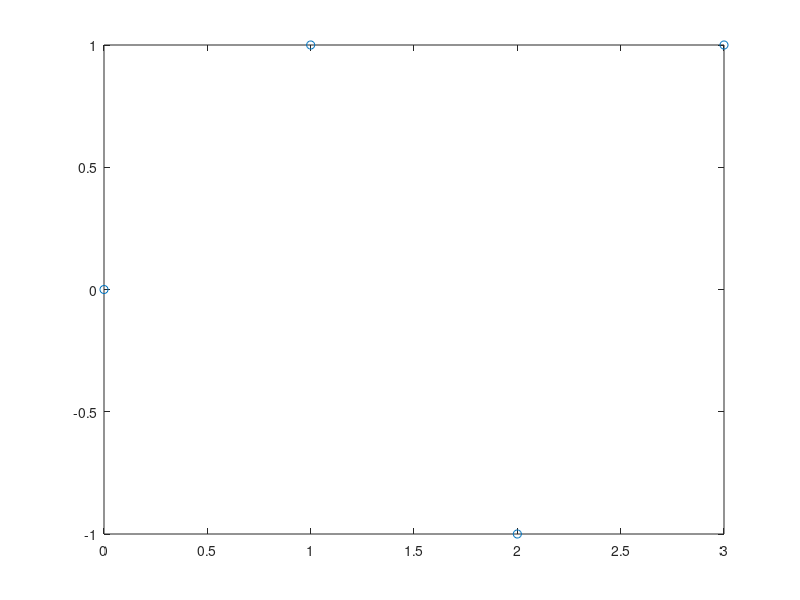

This chart was generated by the following MATLAB code: (Note: this script raises an error after producing the figure.)
%function approx=linearsp(x,y,x_q)
%i=max(find(x<=x_q));
%if i==length(x)
%    approx=y(i);
%else
%    approx=(y(i+1)-y(i))*(x_q-x(i))/(x(i+1)-x(i))+y(i);
%end

close all
clear;
x=[0 1 2 3];
y=[0 1 -1 1];
plot(x,y,'o')
t=[0:0.1:3];
for i=1:length(t)
    t_o(i)=linearsp(x,y,t(i));
end
hold on;
plot(t,t_o);
